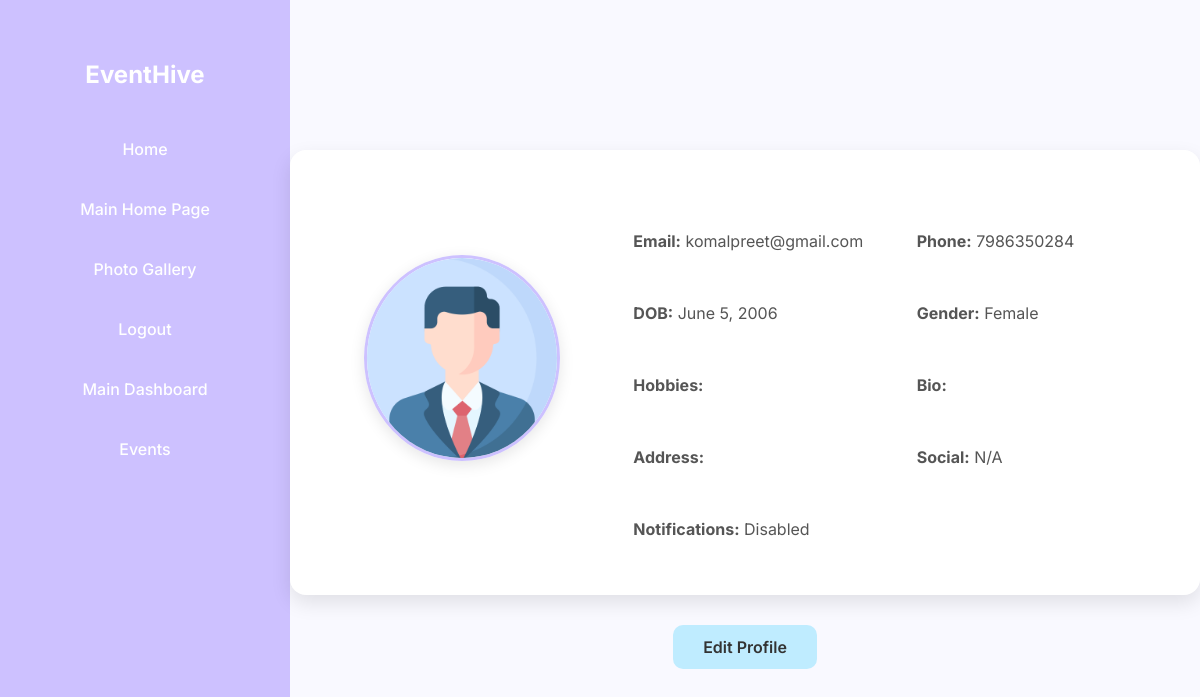
/profile/ (signed in), run on an earlier commit of the app's database.
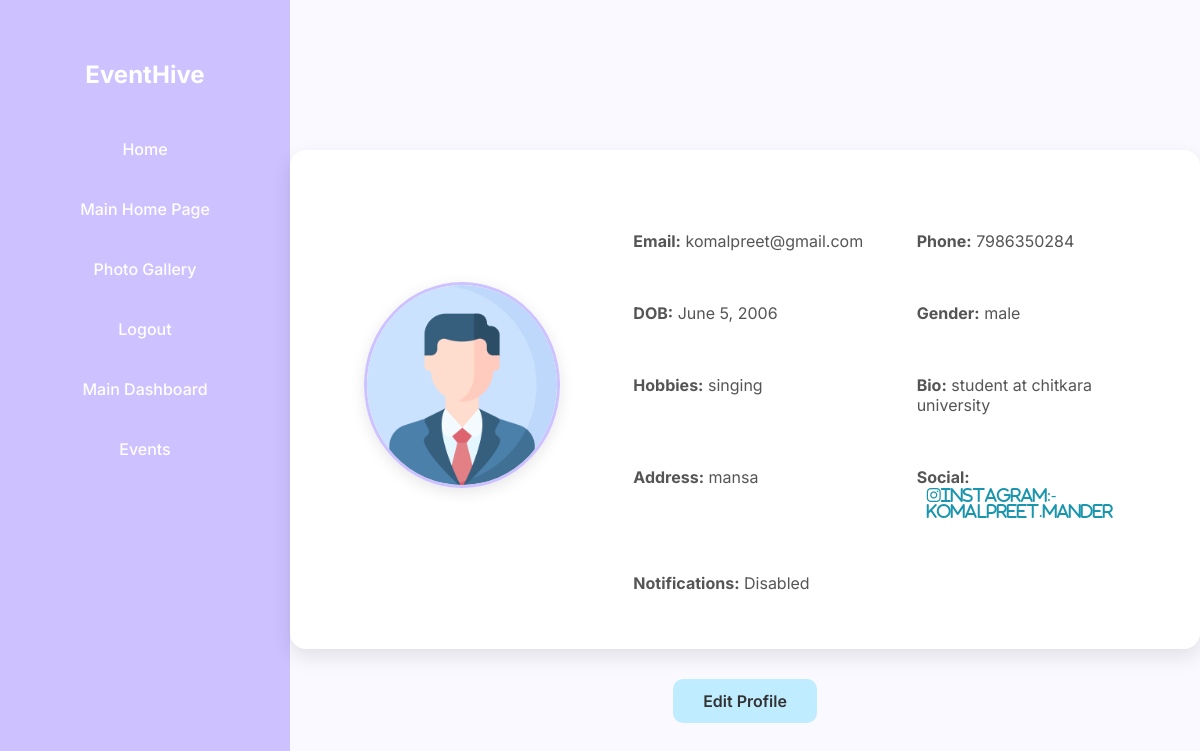
And on a later commit of the database.
### events/models.py (models this page shows, shortened)
class CustomUser(AbstractUser):
    GENDER_CHOICES = (
        ('Male', 'Male'),
        ('Female', 'Female'),
        ('Other', 'Other'),
    )
    ROLE_CHOICES = (
        ('user', 'User'),
        ('admin', 'Admin'),
        ('event_manager', 'Event Manager'),
    )
    role = models.CharField(max_length=20, choices=ROLE_CHOICES, default='user')
    email = models.EmailField(unique=True)
    name = models.CharField(max_length=100)
    phone = models.CharField(max_length=15)
    address = models.TextField()
    gender = models.CharField(max_length=10, choices=GENDER_CHOICES)
    dob = models.DateField()
    username = None  # Remove default username field
    USERNAME_FIELD = 'email'
    REQUIRED_FIELDS = ['name', 'phone', 'address', 'gender', 'dob']
    objects = CustomUserManager()

class AdminProfile(models.Model):
    ROLE_CHOICES = [
        ('admin', 'Admin'),
        ('event_manager', 'Event Manager')
    ]
    GENDER_CHOICES = [
        ('male', 'Male'),
        ('female', 'Female'),
        ('other', 'Other')
    ]
    user = models.OneToOneField(settings.AUTH_USER_MODEL, on_delete=models.CASCADE)
    phone = models.CharField(max_length=15)
    role = models.CharField(max_length=20, choices=ROLE_CHOICES)
    gender = models.CharField(max_length=10, choices=GENDER_CHOICES)
    hobbies = models.TextField(blank=True)
    bio = models.TextField(blank=True)
    address = models.TextField(blank=True)
    social_media = models.TextField(blank=True)
    notifications = models.BooleanField(default=False)

### events/views.py (the view)
# urls.py: path('profile/', views.profile, name='profile'),
@login_required
def profile(request):
    if not request.user.is_superuser:
        messages.error(request, "Access denied: You are not authorized to view this page.")
        return redirect('super_admin_dashboard')
    try:
        user_profile = AdminProfile.objects.get(user=request.user)
    except AdminProfile.DoesNotExist:
        user_profile = None
    return render(request, 'profile.html', {
        'user_profile': user_profile,
        'profile': request.user
    })

### events/templates/profile.html (shortened to what this page needs)
{% load static %}
<!DOCTYPE html>
<html lang="en">
    <head>
        <link rel="stylesheet" href="{% static 'css/profile.css' %}">
    </head>
<body>
    <div class="profile-container">
        <aside class="sidebar">
            <h2>EventHive</h2>
            <ul>
                <li><a href="{% url 'bookings:index2' %}">Home</a></li>
                <li><a href="{% url 'home' %}">Main Home Page</a></li>
                <li><a href="{% url 'gallery' %}">Photo Gallery</a></li>
                <li><a href="{% url 'logout' %}">Logout</a></li>
                {% if request.user.is_superuser %}
                    <li><a href="{% url 'super_admin_dashboard' %}">Main Dashboard</a></li>
                {% elif request.user.is_staff == 'event_manager' %}
                    <li><a href="{% url 'dashboard' %}">Manager Dashboard</a></li>
                {% elif request.user.is_staff == 'admin' %}
                    <li><a href="{% url 'admin_dashboard' %}">Admin Dashboard</a></li>
                {% endif %}
                <li><a href="{% url 'event' %}">Events</a></li>
            </ul>
        </aside>
        <main class="main-content">
            <div class="card">
                <div class="profile-pic-wrapper">
                    <img src="{% if user_profile.profile_picture %}{{ user_profile.profile_picture.url }}{% else %}{% static 'images/default-profile.png' %}{% endif %}"
                        alt="Profile Picture" class="profile-pic">
                </div>
                <div class="user-info">
                    <div class="info-grid">
                        <p><strong>Email:</strong> {{ profile.email }}</p>
                        <p><strong>Phone:</strong> {{ profile.phone }}</p>
                        <p><strong>DOB:</strong> {{ profile.dob }}</p>
                        <p><strong>Gender:</strong> {{ profile.gender }}</p>
                        <p><strong>Hobbies:</strong> {{ user_profile.hobbies }}</p>
                        <p><strong>Bio:</strong> {{ user_profile.bio }}</p>
                        <p><strong>Address:</strong> {{ user_profile.address }}</p>
                        <p><strong>Social:</strong>
                            {% if user_profile.social_media %}
                                <a href="{{ user_profile.social_media }}" target="_blank" class="social-link">
                                    <i class="fab fa-instagram">{{user_profile.social_media}}</i>
                                </a>
                            {% else %}
                                N/A
                            {% endif %}
                        </p>
                        <p><strong>Notifications:</strong> {{ user_profile.notifications|yesno:"Enabled,Disabled" }}</p>
                    </div>
                </div>
            </div>
            <a href="{% url 'edit_profile' %}" class="edit-btn">Edit Profile</a>
        </main>
    </div>
</body>
</html>

What changed in the data, as far as the page shows it:
changed CustomUser "komalpreet@gmail.com": gender "Female" → "male"
added AdminProfile: hobbies "singing", bio "student at chitkara university", address "mansa", social_media "instagram:- komalpreet.mander", notifications "Disabled"
Also different on the page:
{{ user_profile.notifications|yesno:"Enabled,Disabled" }}: "Disabled" → (not shown)
text no longer shown: "N/A"
